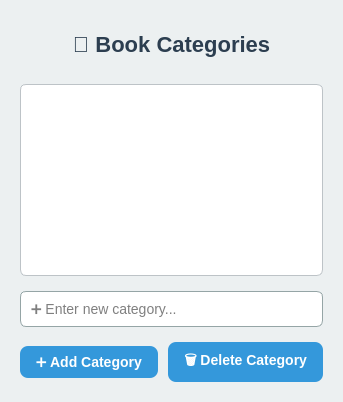
<?xml version="1.0" encoding="UTF-8"?>
<ui version="4.0">
 <class>Categories</class>
 <widget class="QWidget" name="Categories">
  <property name="windowTitle">
   <string>Book Categories</string>
  </property>
  <property name="styleSheet">
   <string notr="true">
    QWidget {
        background-color: #ecf0f1;
    }
    QLabel#labelTitle {
        color: #2c3e50;
        font-size: 22px;
        font-weight: bold;
        padding: 12px;
    }
    QListWidget {
        background-color: #ffffff;
        border: 1px solid #bdc3c7;
        border-radius: 6px;
        padding: 6px;
    }
    QLineEdit {
        padding: 8px;
        border: 1px solid #95a5a6;
        border-radius: 6px;
        background-color: #ffffff;
        font-size: 14px;
    }
    QPushButton {
        background-color: #3498db;
        color: white;
        padding: 8px 16px;
        border-radius: 8px;
        font-size: 14px;
        font-weight: bold;
        border: none;
    }
    QPushButton:hover {
        background-color: #2980b9;
    }
    QPushButton:pressed {
        background-color: #2471a3;
    }
   </string>
  </property>
  <layout class="QVBoxLayout" name="verticalLayout">
   <property name="spacing">
    <number>15</number>
   </property>
   <property name="margin">
    <number>20</number>
   </property>
   <item>
    <widget class="QLabel" name="labelTitle">
     <property name="text">
      <string>📂 Book Categories</string>
     </property>
     <property name="alignment">
      <set>Qt::AlignCenter</set>
     </property>
     <property name="font">
      <font>
       <pointsize>18</pointsize>
       <bold>true</bold>
      </font>
     </property>
    </widget>
   </item>
   <item>
    <widget class="QListWidget" name="listWidget"/>
   </item>
   <item>
    <widget class="QLineEdit" name="lineEdit">
     <property name="placeholderText">
      <string>➕ Enter new category...</string>
     </property>
    </widget>
   </item>
   <item>
    <layout class="QHBoxLayout" name="buttonLayout">
     <property name="spacing">
      <number>10</number>
     </property>
     <item>
      <widget class="QPushButton" name="addButton">
       <property name="text">
        <string>➕ Add Category</string>
       </property>
      </widget>
     </item>
     <item>
      <widget class="QPushButton" name="deleteButton">
       <property name="text">
        <string>🗑️ Delete Category</string>
       </property>
      </widget>
     </item>
    </layout>
   </item>
  </layout>
 </widget>
 <resources/>
 <connections/>
</ui>
